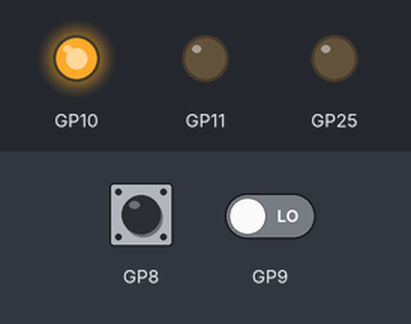
Recording of a sketch running on a simulated Raspberry Pi Pico. Parts: output pins drawn as LEDs (lit = HIGH). The test bench sets the inputs (shaded band); at power-on: GP8 LOW, GP9 LOW. Storage starts empty.

Above: at 1.2 s.
1.3 s: GP8 driven HIGH
At 2.2 s:
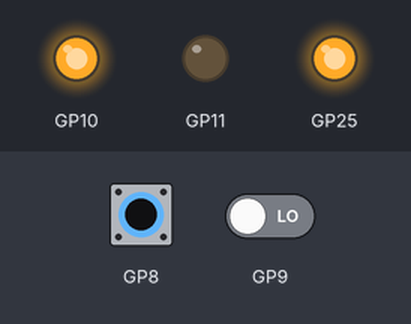
2.8 s: GP9 driven HIGH
At 3.6 s:
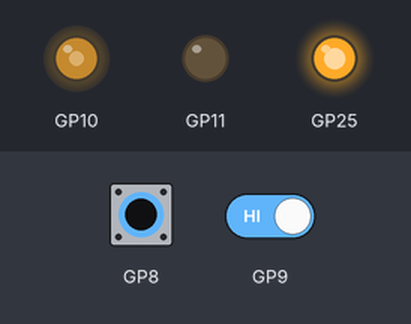
5.8 s: GP8 driven LOW
At 6.8 s:
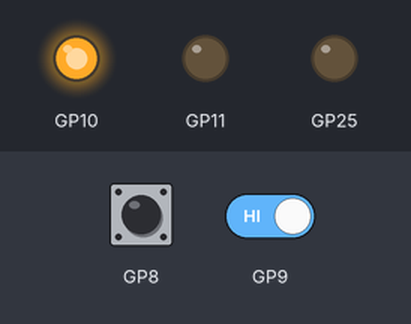
7.3 s: GP8 pulsed HIGH 2 times (0.12 s each, 0.3 s apart)
At 8.96 s:
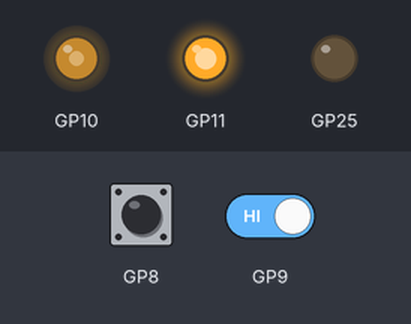
Timing chart, 0 to 10.5 s (numbered marks = the images above; inputs shaded):
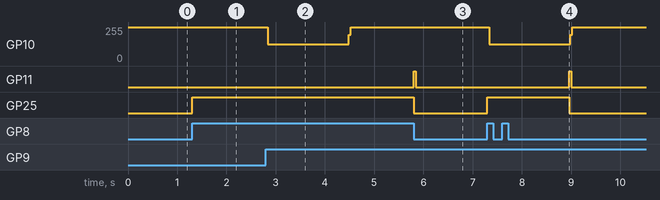

The sketch:

MAX153_bitbang.ino
```cpp
//By Raphaël BOICHOT, made around 2023-03-04
//This code allows sniffing and recording analog data on a Game Boy Camera ribbon cable without changing the camera behavior
//it creates a raw datafile easy to decode each time the camera is booted.
//Reading an image takes 30 ms so hardware interrupts creates jitters every 4-5 lines if using core 0.
//So core 0 deals with the internal interrupts and SD/serial, core 1 with bitbanging the MAX153 on time
//5The code so runs on core 1, core 0 dealing with interrupts
#include "pico/stdlib.h"
#include "hardware/gpio.h"
#define NOP __asm__ __volatile__ ("nop\n\t")
#define CHIPSELECT 17//for SD card, I recommend not changing it

//Beware, SD card MUST be attached to these pins as the pico seems not very tolerant with SD card pinout, they CANNOT be changed
//   SD_MISO - to pi pico pin GPIO16
//   SD_MOSI - to pi pico pin GPIO19
//   SD_CS   - to pi pico pin GPIO17
//   SD_SCK  - to pi pico pin GPIO18

//#define USE_SERIAL //mode for outputing image in ascii to the serial console, unstable if SD is used at the same time

#ifndef  USE_SERIAL
#define USE_SD //to allow recording on SD
#endif

#ifdef  USE_SD
#include <SPI.h>  //for SD
#include <SD.h>  //for SD
#endif

//the device do not use a level shifter, you have to trust the 5V tolerance of the pi pico or add a SN74LVC4245A !
//the small level shifters adafruit-like do no work because they are default high what crashes the Game Boy immediately
char READ_CAMERA =  8;//signal that goes up at the beginning of data transmission
char CLOCK = 9;//1 MHz cloock from the Game boy Camera
char READ_MAX153 =  10;//goes low to trigger the MAX153, wait 6-700 ns then need a 200 ns recovery time
char LED_WRITE =  11;//you can add a LED to check access to SD if you want to
char LED =   25;//internal LED high when READ_CAMERA is high
char pixel;
int counter, t_in, t_out;
unsigned char CamData[128 * 128];// raw sensor data in 8 bits per pixel
unsigned char OutputData[128 * 128];// raw sensor data in 8 bits per pixel
unsigned long Next_ID;
char storage_file_name[20];
bool record_enable = 0;
bool output_enable = 0;
bool write_to_SD = 0;
void setup()
{ //MAX153 outputs bits, DX=GPIOX fo simplicity
  gpio_init(0);       gpio_set_dir(0, GPIO_IN);//MAX153 D0
  gpio_init(1);       gpio_set_dir(1, GPIO_IN);//MAX153 D1
  gpio_init(2);       gpio_set_dir(2, GPIO_IN);//MAX153 D2
  gpio_init(3);       gpio_set_dir(3, GPIO_IN);//MAX153 D3
  gpio_init(4);       gpio_set_dir(4, GPIO_IN);//MAX153 D4
  gpio_init(5);       gpio_set_dir(5, GPIO_IN);//MAX153 D5
  gpio_init(6);       gpio_set_dir(6, GPIO_IN);//MAX153 D6
  gpio_init(7);       gpio_set_dir(7, GPIO_IN);//MAX153 D7

  gpio_init(LED_WRITE);       gpio_set_dir(LED_WRITE, GPIO_OUT);//additional LED, you can get rid of it
  gpio_init(LED);       gpio_set_dir(LED, GPIO_OUT);//internal LED, flashes when data are transmitted
  gpio_init(READ_CAMERA);      gpio_set_dir(READ_CAMERA, GPIO_IN); gpio_pull_down(READ_CAMERA);//CAM_READ, signal to trigger reading from camera
  gpio_init(CLOCK);      gpio_set_dir(CLOCK, GPIO_IN); gpio_pull_down(CLOCK);//CAM_CLOCK signal to trigger reading a pixel from camera
  gpio_init(READ_MAX153);      gpio_set_dir(READ_MAX153, GPIO_OUT); gpio_put(READ_MAX153, 1);///MAX153 RD, signal to trigger reading to the MAX153 in mode 0
  //set_sys_clock_khz(250000, true);//does not work, use Arduino IDE to set internal clock to 250 MhZ when compiling
#ifdef USE_SERIAL
  Serial.begin(2000000);//in case of debugging
#endif

#ifdef  USE_SD
  SD.begin(CHIPSELECT);
  ID_file_creator("/Dashcam_storage.bin");//create a file on SD card that stores a unique file ID from 1 to 2^32 - 1
  Next_ID = get_next_ID("/Dashcam_storage.bin");//get the file number on SD card
  Next_ID++;//update for next session.
  sprintf(storage_file_name, "/CamData/%07d.raw", Next_ID); //update filename
  store_next_ID("/Dashcam_storage.bin", Next_ID);//store last known file/directory# to SD card
#endif

}
void loop()//core 0 records the images
{
  if (output_enable == 1) {
    write_to_SD = 1;
    output_enable = 0;
    gpio_put(LED_WRITE, 1);//triggers the additionnal LED on
#ifdef  USE_SD
    record_image();//raw format, just 8 bits pixel value in a 128*120 row
#endif

#ifdef USE_SERIAL
    dump_data_to_serial();//dump raw data to serial in ASCII for debugging - you can use the Matlab code ArduiCam_Matlab.m into the repo to probe the serial and plot images
#endif
    gpio_put(LED_WRITE, 0);//triggers the LED off
    write_to_SD = 0;
  }
}


void setup1()
{
  // Nothing here
}

void loop1()//core 1 polls the camera
{
  if ((gpio_get(READ_CAMERA) == 1)) //READ signal from camera goes high on a rising front
  {
    gpio_put(LED, 1);//triggers the internal LED on
    counter = 0;//resets the rank in pixel array
    while (counter < (128 * 120))//last 8 lines are junk, no need to record them
    {
      {
        for (int i = 0; i < 10; i++) NOP;//wait a bit to let the VOUT stabilize
      }
      gpio_put(READ_MAX153, 0);//triggers a measurement on the MAX153
      {
        for (int i = 0; i < 37; i++) NOP;//37 minimal waiting time for data to be ready with the MAX153, about 6-700 ns, but depends on temperature so a margin is taken
      }
      CamData[counter] = gpio_get_all() & 0b00000000000000000000000011111111; //get all the GPIOs state at once. The mask is not necessary as packing an int into a char does the same job...
      gpio_put(READ_MAX153, 1);//MAX153 returns in idle mode
      counter++;
      while (gpio_get(CLOCK) == 0);//wait until CLOCK camera goes high again
    }
    while (gpio_get(READ_CAMERA) == 1); //wait until READ_CAMERA camera goes low again
    gpio_put(LED, 0);//triggers the internal LED off
    if (write_to_SD == 0) memcpy(OutputData, CamData, sizeof(CamData));
    output_enable = 1;
  }
}

void ID_file_creator(const char * path) {
#ifdef  USE_SD
  uint8_t buf[4] = {0, 0, 0, 0};
  if (!SD.exists(path)) {
    File file = SD.open(path, FILE_WRITE);
    //start from a fresh install on SD
    file.write(buf, 4);
    file.close();
  }
#endif
}

unsigned long get_next_ID(const char * path) {
#ifdef  USE_SD
  uint8_t buf[4];
  File file = SD.open(path);
  file.read(buf, 4);
  Next_ID = ((buf[0] << 24) | (buf[1] << 16) | (buf[2] << 8) | (buf[3]));
  file.close();
#endif
  return Next_ID;
}

void store_next_ID(const char * path, unsigned long Next_ID) {
#ifdef  USE_SD
  uint8_t buf[4];
  File file = SD.open(path, FILE_WRITE);
  file.seek(0);
  buf[3] = Next_ID >>  0;
  buf[2] = Next_ID >>  8;
  buf[1] = Next_ID >> 16;
  buf[0] = Next_ID >> 24;
  file.write(buf, 4);
  file.close();
#endif
}

void dump_data_to_serial() {
  Serial.println("Data transmitted");
  delay(250);
  for (int i = 0; i < 128 * 120; i++) {
    pixel = OutputData[i];
    if (pixel <= 0x0F) Serial.print('0');
    Serial.print(pixel, HEX);
    Serial.print(" ");
  }
  Serial.println("");
}

void record_image() {
#ifdef  USE_SD
  File dataFile = SD.open(storage_file_name, FILE_WRITE);
  // if the file is writable, write to it:
  if (dataFile) {
    dataFile.write("RAW_8BIT_128x120");//Just a marker with keywords
    dataFile.write("ANALOG_RECORDER_");//Just a marker to keep compatibility with https://github.com/Raphael-Boichot/Mitsubishi-M64282FP-dashcam
    dataFile.write(OutputData, 128 * 120);
    dataFile.close();
  }
#endif
}
```

Measured:
- after the input at 1.3 s, GP25: LOW → HIGH at once
- after the input at 2.8 s, GP10: 255/255 → 127/255 at once, → 255/255 1.6 s later
- after the input at 5.8 s, GP11: LOW → HIGH at once, → LOW 0.04 s later; GP25: HIGH → LOW at once
- after the input at 7.3 s, GP10: 255/255 → 127/255 at once, → 255/255 1.6 s later; GP11: LOW → HIGH after 1.7 s, → LOW 0.04 s later; GP25: LOW → HIGH at once, → LOW 1.7 s later
